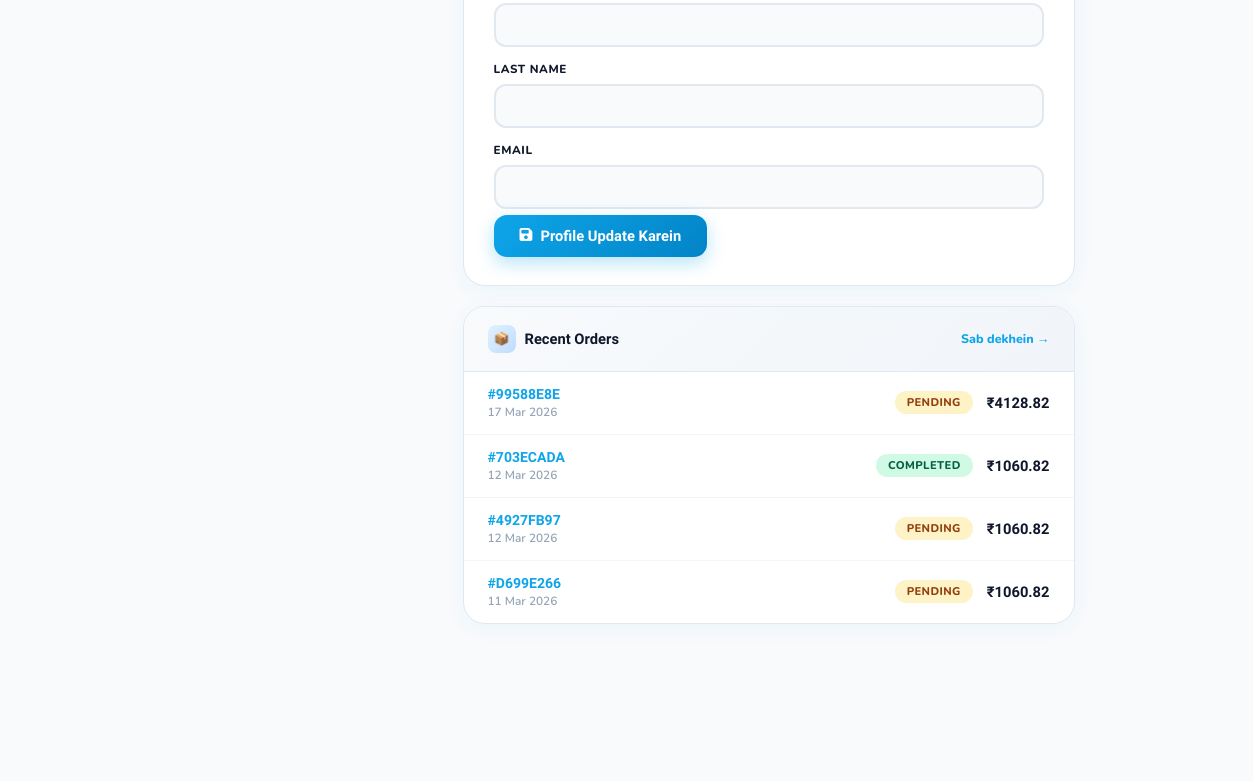
The page /profile/ (signed in, middle part) on the database as committed earlier.
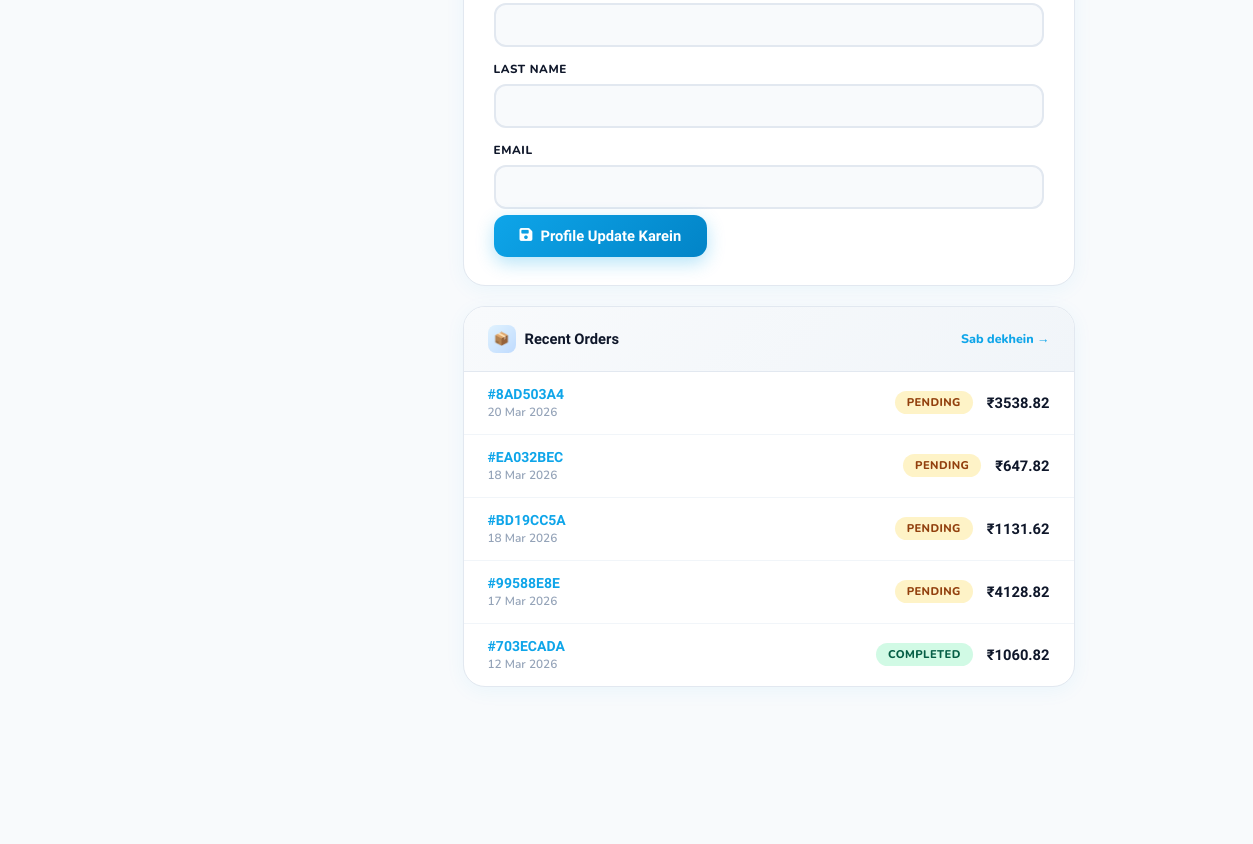
The same page on the database as committed later.
### cleaning_app/models.py (models this page shows, shortened)
class Order(models.Model):
    STATUS_CHOICES = [
        ('pending', 'Pending'),
        ('confirmed', 'Confirmed'),
        ('in_progress', 'In Progress'),
        ('completed', 'Completed'),
        ('cancelled', 'Cancelled'),
    ]
    PAYMENT_STATUS = [
        ('pending', 'Pending'),
        ('paid', 'Paid'),
        ('failed', 'Failed'),
        ('refunded', 'Refunded'),
    ]
    PAYMENT_METHOD = [
        ('cod', 'Cash on Delivery'),
        ('online', 'Online Payment'),
        ('upi', 'UPI'),
    ]
    order_id = models.UUIDField(default=uuid.uuid4, editable=False, unique=True)
    user = models.ForeignKey(User, on_delete=models.SET_NULL, null=True, blank=True, related_name='orders')
    status = models.CharField(max_length=20, choices=STATUS_CHOICES, default='pending')
    payment_status = models.CharField(max_length=20, choices=PAYMENT_STATUS, default='pending')
    payment_method = models.CharField(max_length=20, choices=PAYMENT_METHOD, default='cod')
    customer_name = models.CharField(max_length=100)
    customer_email = models.EmailField()
    customer_phone = models.CharField(max_length=15)
    address_line1 = models.CharField(max_length=255)
    address_line2 = models.CharField(max_length=255, blank=True)
    city = models.CharField(max_length=100)
    state = models.CharField(max_length=100, default='Uttar Pradesh')
    pincode = models.CharField(max_length=10)
    subtotal = models.DecimalField(max_digits=10, decimal_places=2)
    discount = models.DecimalField(max_digits=10, decimal_places=2, default=0)
    tax = models.DecimalField(max_digits=10, decimal_places=2, default=0)
    total = models.DecimalField(max_digits=10, decimal_places=2)
    service_date = models.DateField()
    service_time = models.TimeField()
    special_instructions = models.TextField(blank=True)
    created_at = models.DateTimeField(auto_now_add=True)
    updated_at = models.DateTimeField(auto_now=True)
    class Meta:
        ordering = ['-created_at']

### cleaning_app/views.py (the view)
# urls.py: path('profile/', views.profile, name='profile'),
@login_required
def profile(request):
    try:
        user_profile = request.user.profile
    except UserProfile.DoesNotExist:
        user_profile = UserProfile.objects.create(user=request.user)
    if request.method == 'POST':
        form = UserProfileForm(request.POST, request.FILES, instance=user_profile)
        if form.is_valid():
            form.save()
            request.user.first_name = request.POST.get('first_name', '')
            request.user.last_name = request.POST.get('last_name', '')
            request.user.email = request.POST.get('email', '')
            request.user.save()
            messages.success(request, 'Profile update ho gaya!')
            return redirect('profile')
    else:
        form = UserProfileForm(instance=user_profile)
    orders = Order.objects.filter(user=request.user)[:5]
    context = {'form': form, 'user_profile': user_profile, 'recent_orders': orders}
    return render(request, 'cleaning_app/profile.html', context)

### cleaning_app/forms.py
class UserProfileForm(forms.ModelForm):
    first_name = forms.CharField(max_length=50, required=False, widget=forms.TextInput(attrs={'class': 'form-control'}))
    last_name = forms.CharField(max_length=50, required=False, widget=forms.TextInput(attrs={'class': 'form-control'}))
    email = forms.EmailField(required=False, widget=forms.EmailInput(attrs={'class': 'form-control'}))
    class Meta:
        model = UserProfile
        fields = ['phone', 'address', 'city', 'pincode', 'avatar']
        widgets = {
            'phone': forms.TextInput(attrs={'class': 'form-control'}),
            'address': forms.Textarea(attrs={'class': 'form-control', 'rows': 3}),
            'city': forms.TextInput(attrs={'class': 'form-control'}),
            'pincode': forms.TextInput(attrs={'class': 'form-control'}),
        }

### cleaning_app/models.py (called while the page is built)
    def get_item_count(self):
        return self.items.count()

### cleaning_app/templates/cleaning_app/profile.html (shortened to what this page needs)
{% extends 'cleaning_app/base.html' %}
{% block content %}
<div class="profile-page">
  <div class="main-content">
    <div class="form-card">
      <form method="post" enctype="multipart/form-data">
        <div class="form-grid">
          {% for field in form %}
          {% if field.name != 'avatar' %}
          <div class="form-group form-full">
            <label>{{ field.label }}</label>
            {{ field }}
          </div>
          {% endif %}
          {% endfor %}
        </div>
        <button type="submit" class="update-btn">
          <i class="fas fa-save"></i> Profile Update Karein
        </button>
      </form>
    </div>
    {% if recent_orders %}
    <div class="orders-card">
      <div class="orders-card-header">
        <div class="o-title">
          <div class="card-icon">📦</div>
          Recent Orders
        </div>
        <a href="{% url 'my_orders' %}" class="see-all">Sab dekhein →</a>
      </div>
      {% for order in recent_orders %}
      <div class="recent-order-row">
        <div class="recent-order-id">
          <div class="r-id">#{{ order.order_id|stringformat:"s"|slice:":8"|upper }}</div>
          <div class="r-date">{{ order.created_at|date:"d M Y" }}</div>
        </div>
        <span class="recent-status status-{{ order.status }}">
          {{ order.get_status_display }}
        </span>
        <div class="recent-total">₹{{ order.total }}</div>
      </div>
      {% endfor %}
    </div>
    {% endif %}
  </div>
</div>
{% endblock %}

Rows that differ between the two databases and show on the page:
no longer on this page (row unchanged): Order: order_id "4927FB97", created_at "12 Mar 2026", status "PENDING", total "1060.82"
no longer on this page (row unchanged): Order: order_id "D699E266", created_at "11 Mar 2026", status "PENDING", total "1060.82"
added Order: order_id "8AD503A4", created_at "20 Mar 2026", status "PENDING", total "3538.82"
added Order: order_id "EA032BEC", created_at "18 Mar 2026", status "PENDING", total "647.82"
added Order: order_id "BD19CC5A", created_at "18 Mar 2026", status "PENDING", total "1131.62"
